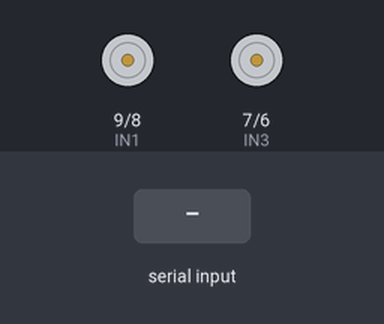
Recording of a sketch running on a simulated Arduino Uno, built with avr-gcc and run on an emulated ATmega328P. Parts: motor-driver pin pairs drawn as motors (green arrow = first pin HIGH = forward, orange = second pin HIGH = backward, longer = more drive, scaled by the enable pin). The inputs (shaded band) are chosen by the test bench.

Above: at 1.2 s.
1.3 s: "forward" received over the second serial link
At 2.4 s:
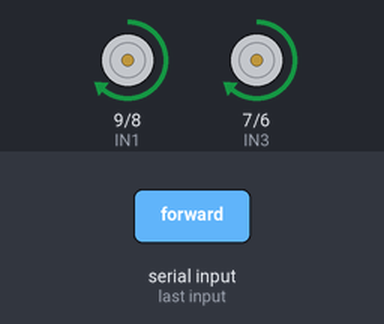
2.8 s: "backward" received over the second serial link
At 4.0 s:
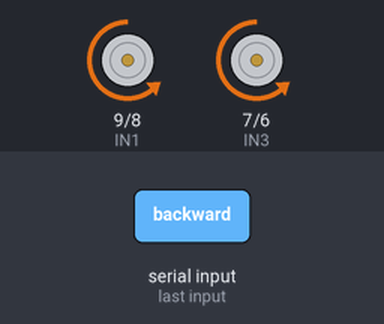
4.3 s: "left" received over the second serial link
At 4.7 s:
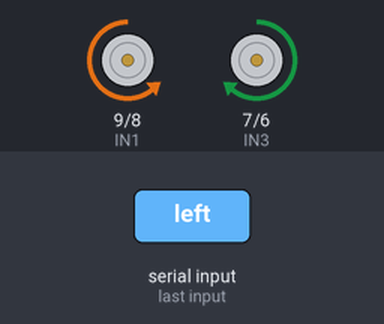
5.8 s: "right" received over the second serial link
At 6.3 s:
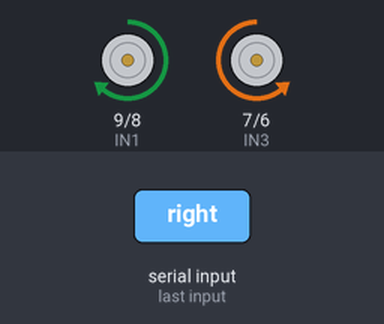
Timing chart, 0 to 8.3 s (numbered marks = the images above; inputs shaded):
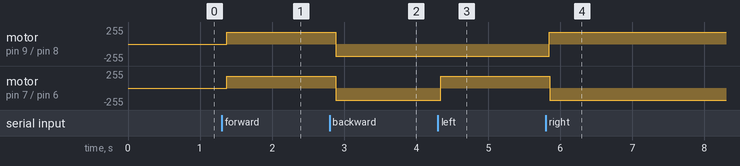

The sketch:

voice_control_car.ino
```cpp
#include <SoftwareSerial.h>

// Pin definitions for SoftwareSerial
#define RX_PIN 3  // Receive pin (for incoming data)
#define TX_PIN 4  // Transmit pin (for sending data)

#define enA 10
#define IN1 9
#define IN2 8
#define IN3 7
#define IN4 6
#define enB 5

String voice;

SoftwareSerial mySerial(RX_PIN, TX_PIN); // Create a SoftwareSerial object

void setup() {
  mySerial.begin(9600);  // Start SoftwareSerial communication
  Serial.begin(9600);    // Start default serial communication for debugging

  pinMode(IN1, OUTPUT);
  pinMode(IN2, OUTPUT);
  pinMode(IN3, OUTPUT);
  pinMode(IN4, OUTPUT);
  pinMode(enA, OUTPUT);
  pinMode(enB, OUTPUT);
}

void loop() {
  while (mySerial.available()) {  // Check if data is available from SoftwareSerial
    delay(10);
    char c = mySerial.read();  // Read the incoming byte
    if (c == '#') {
      break;  // End of command
    }
    voice += c;  // Add the character to the voice command
  }

  if (voice.length() > 0) {
    if (voice == "forward") {
      moveForward();
    }
    if (voice == "backward") {
      moveBackward();
    }
    if (voice == "stop") {
      stopMotors();
    }
    if (voice == "left") {
      turnLeft();
    }
    if (voice == "right") {
      turnRight();
    }
    voice = "";  // Clear the command after processing
  }
}

void moveForward() {
  digitalWrite(IN1, HIGH);
  digitalWrite(IN2, LOW);
  digitalWrite(IN3, HIGH);
  digitalWrite(IN4, LOW);
  analogWrite(enA, 180);  // Adjust speed as needed
  analogWrite(enB, 180);  // Adjust speed as needed
  mySerial.println("Moving Forward");
}

void moveBackward() {
  digitalWrite(IN1, LOW);
  digitalWrite(IN2, HIGH);
  digitalWrite(IN3, LOW);
  digitalWrite(IN4, HIGH);
  analogWrite(enA, 180);  // Adjust speed as needed
  analogWrite(enB, 180);  // Adjust speed as needed
  mySerial.println("Moving Backward");
}

void stopMotors() {
  digitalWrite(IN1, LOW);
  digitalWrite(IN2, LOW);
  digitalWrite(IN3, LOW);
  digitalWrite(IN4, LOW);
  analogWrite(enA, 0);  // Stop motors
  analogWrite(enB, 0);  // Stop motors
  mySerial.println("Motors Stopped");
}

void turnLeft() {
  digitalWrite(IN1, LOW);
  digitalWrite(IN2, HIGH);
  digitalWrite(IN3, HIGH);
  digitalWrite(IN4, LOW);
  analogWrite(enA, 180);  // Adjust speed as needed
  analogWrite(enB, 180);  // Adjust speed as needed
  mySerial.println("Turning Left");
}

void turnRight() {
  digitalWrite(IN1, HIGH);
  digitalWrite(IN2, LOW);
  digitalWrite(IN3, LOW);
  digitalWrite(IN4, HIGH);
  analogWrite(enA, 180);  // Adjust speed as needed
  analogWrite(enB, 180);  // Adjust speed as needed
  mySerial.println("Turning Right");
}
```

Measured:
- after the input at 1.3 s, motor on pin 9 (IN1) / pin 8 (IN2), motor on pin 7 (IN3) / pin 6 (IN4): stopped → forward 180/255 after 0.07 s
- after the input at 2.8 s, motor on pin 9 (IN1) / pin 8 (IN2), motor on pin 7 (IN3) / pin 6 (IN4): forward 180/255 → backward 180/255 after 0.08 s
- after the input at 4.3 s, motor on pin 7 (IN3) / pin 6 (IN4): backward 180/255 → forward 180/255 at once
- after the input at 5.8 s, motor on pin 9 (IN1) / pin 8 (IN2): backward 180/255 → forward 180/255 after 0.05 s; motor on pin 7 (IN3) / pin 6 (IN4): forward 180/255 → backward 180/255 after 0.05 s
